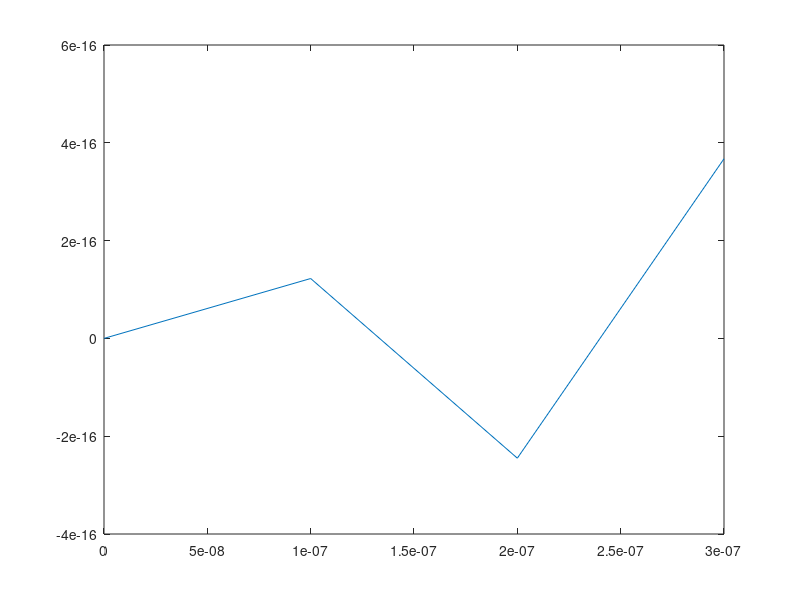

Reproduce this figure in MATLAB.
f_work=5e6;
fs = 2*f_work; % Sampling frequency (samples per second) 
 dt = 1/fs; % seconds per sample 
 StopTime = 10; % seconds 
 t = (0:dt:StopTime)'; % seconds 
 F = f_work; % Sine wave frequency (hertz) 
 data = sin(2*pi*F*t);
 plot(t,data)
 %%For one cycle get time period
 T = 1/F ;
 % time step for one time period 
 tt = 0:dt:T+dt ;
 d = sin(2*pi*F*tt) ;
 plot(tt,d) ;